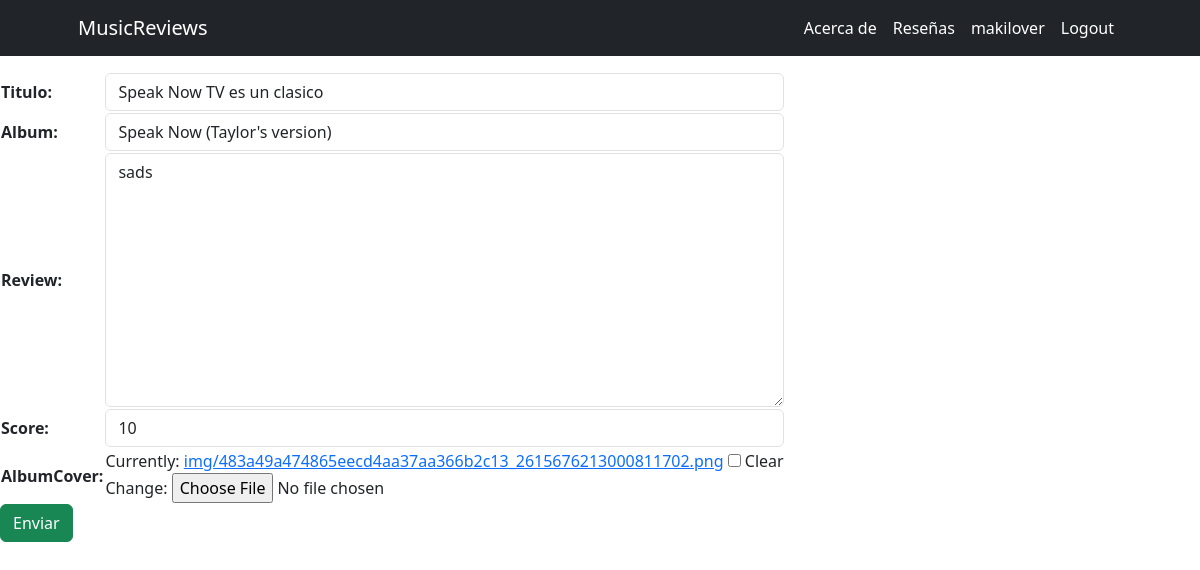
/editReview/Speak Now TV es un clasico (signed in), run on the app's committed database.
### blog/models.py (models this page shows)
class review(models.Model):
    scorePick = (
        ('1','1'),
        ('2','2'),
        ('3','3'),
        ('4','4'),
        ('5','5'),
        ('6','6'),
        ('7','7'),
        ('8','8'),
        ('9','9'),
        ('10','10'),
        )
    titulo = models.CharField(max_length=200)
    album = models.CharField(max_length=200)
    review = models.TextField(null=True, blank=True)
    score = models.CharField(max_length=10, choices=scorePick, default='uno')
    fechaPublicacion = models.DateTimeField(auto_now_add=True)
    albumCover =  models.ImageField(null=True, blank=True, upload_to="img/")
    author = models.ForeignKey(
        settings.AUTH_USER_MODEL,
        on_delete=models.CASCADE,
        default=1
    )

### blog/views.py (the view)
# urls.py: path('editReview/<TituloReview>', editReview, name="editReview"),
@login_required
def editReview(request, TituloReview):
    Review = review.objects.get(titulo= TituloReview)
    if request.method == 'POST':
        miForm = FormNewReview(request.POST, request.FILES)
        if miForm.is_valid:
            print(miForm)
            data = miForm.cleaned_data
            Review.titulo = data['titulo']
            Review.album = data['album']
            Review.review = data['review']
            Review.score = data['score']
            Review.albumCover = data['albumCover']
            Review.save()
            reviews = review.objects.all()
            return render(request, "blog/reviewList.html", {"reviews": reviews})
    else:
        miForm = FormNewReview(initial={'titulo': Review.titulo, 'album': Review.album, 'review': Review.review, 'score':Review.score,'albumCover':Review.albumCover})
    return render(request, "blog/editReview.html", {"miForm":miForm})

### blog/forms.py
class FormNewReview(forms.ModelForm):
    class Meta:
        model = review
        fields = ('author','titulo', 'album', 'review','score','albumCover')
        widgets = {
            'author': forms.TextInput(attrs={'class': 'form-control', 'value': '', 'id':'author_id', 'type':'hidden',}),
            'titulo' : forms.TextInput(attrs={'class': 'form-control'}),
            'album' : forms.TextInput(attrs={'class': 'form-control'}),
            'review' : forms.Textarea(attrs={'class': 'form-control'}),
            'score' : forms.Select(attrs={'class': 'form-control'}),
        }

### blog/templates/blog/editReview.html
{% extends 'blog/home.html' %}
{% load static %}
{% block contenido %}
<br>
<br>
<br>
<form action="" method="post" enctype="multipart/form-data"> {% csrf_token %}
    <table>
        {{ miForm.as_table }}
    </table>
    <input class="btn btn-success" type="submit" value="Enviar">
</form>
{% endblock %}

### blog/templates/blog/home.html (shortened to what this page needs)
<!DOCTYPE html>
<html lang="en">
<head>
    {% load static %}
    <link href="{% static 'blog/css/custom.css'%}" rel="stylesheet"/>
    <link href="{% static 'blog/css/bootstrap.min.css'%}" rel="stylesheet"/>
</head>
<body>
    <nav class="navbar navbar-expand-lg  fixed-top bg-dark" id="mainNav">
        <div class="container px-4 px-lg-5">
            <a class="navbar-brand navText" href="{% url 'Home' %}">MusicReviews</a>
            <div class="collapse navbar-collapse" id="navbarResponsive">
                <ul class="navbar-nav ms-auto">
                    <li class="nav-item"><a class="nav-link navText" href="{% url 'About' %}">Acerca de</a></li>
                    <li class="nav-item"><a class="nav-link navText" href="{% url 'ReviewList' %}">Reseñas</a></li>
                    <li class="nav-item"><a class="nav-link navText" href="{% url 'profile' %}">{{user.username}}</a></li>
                    <li class="nav-item"><a class="nav-link navText" href="{% url 'Logout' %}">Logout</a></li>
                </ul>
            </div>
        </div>
    </nav>
    <div class="contenido">
        {% block contenido %}{% endblock %}
    </div>
</body>
</html>

### blog/static/blog/css/custom.css (style rules this page uses)
.navText { color: white !important; }

### data on the page
review: titulo "Speak Now TV es un clasico", album "Speak Now (Taylor's version)", review "sads", score "10"

### other printed values
{{ user.username }} "makilover"
